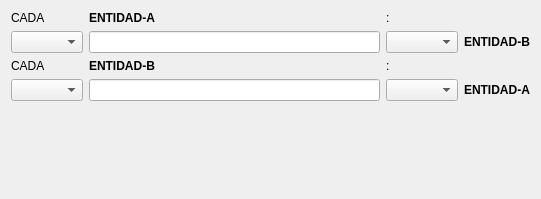
<?xml version="1.0" encoding="UTF-8"?>
<ui version="4.0">
 <class>FormRelacion</class>
 <widget class="QWidget" name="FormRelacion">
  <property name="windowModality">
   <enum>Qt::NonModal</enum>
  </property>
  <property name="geometry">
   <rect>
    <x>0</x>
    <y>0</y>
    <width>541</width>
    <height>199</height>
   </rect>
  </property>
  <property name="windowTitle">
   <string>Reglas de relación</string>
  </property>
  <layout class="QVBoxLayout" name="verticalLayout">
   <item>
    <layout class="QGridLayout" name="gridLayout">
     <item row="0" column="0">
      <widget class="QLabel" name="label_7">
       <property name="text">
        <string>CADA </string>
       </property>
      </widget>
     </item>
     <item row="0" column="1">
      <widget class="QLabel" name="lblInicioA">
       <property name="font">
        <font>
         <weight>75</weight>
         <bold>true</bold>
        </font>
       </property>
       <property name="text">
        <string notr="true">ENTIDAD-A</string>
       </property>
      </widget>
     </item>
     <item row="0" column="2">
      <widget class="QLabel" name="label">
       <property name="text">
        <string>:</string>
       </property>
      </widget>
     </item>
     <item row="2" column="0">
      <widget class="QComboBox" name="cbCardinalidadInicio"/>
     </item>
     <item row="2" column="1">
      <widget class="QLineEdit" name="leLabelInicio"/>
     </item>
     <item row="2" column="2">
      <widget class="QComboBox" name="cbMultiplicidadFinal"/>
     </item>
     <item row="2" column="3">
      <widget class="QLabel" name="lblFinalA">
       <property name="font">
        <font>
         <weight>75</weight>
         <bold>true</bold>
        </font>
       </property>
       <property name="text">
        <string notr="true">ENTIDAD-B</string>
       </property>
      </widget>
     </item>
     <item row="3" column="0">
      <widget class="QLabel" name="label_6">
       <property name="text">
        <string>CADA </string>
       </property>
      </widget>
     </item>
     <item row="3" column="1">
      <widget class="QLabel" name="lblFinalB">
       <property name="font">
        <font>
         <weight>75</weight>
         <bold>true</bold>
        </font>
       </property>
       <property name="text">
        <string notr="true">ENTIDAD-B</string>
       </property>
      </widget>
     </item>
     <item row="3" column="2">
      <widget class="QLabel" name="label_2">
       <property name="text">
        <string>:</string>
       </property>
      </widget>
     </item>
     <item row="4" column="0">
      <widget class="QComboBox" name="cbCardinalidadFinal"/>
     </item>
     <item row="4" column="1">
      <widget class="QLineEdit" name="leLabelFinal"/>
     </item>
     <item row="4" column="2">
      <widget class="QComboBox" name="cbMultiplicidadInicio"/>
     </item>
     <item row="4" column="3">
      <widget class="QLabel" name="lblInicioB">
       <property name="font">
        <font>
         <weight>75</weight>
         <bold>true</bold>
        </font>
       </property>
       <property name="text">
        <string notr="true">ENTIDAD-A</string>
       </property>
      </widget>
     </item>
    </layout>
   </item>
   <item>
    <spacer name="verticalSpacer">
     <property name="orientation">
      <enum>Qt::Vertical</enum>
     </property>
     <property name="sizeHint" stdset="0">
      <size>
       <width>20</width>
       <height>40</height>
      </size>
     </property>
    </spacer>
   </item>
  </layout>
 </widget>
 <resources/>
 <connections/>
</ui>
